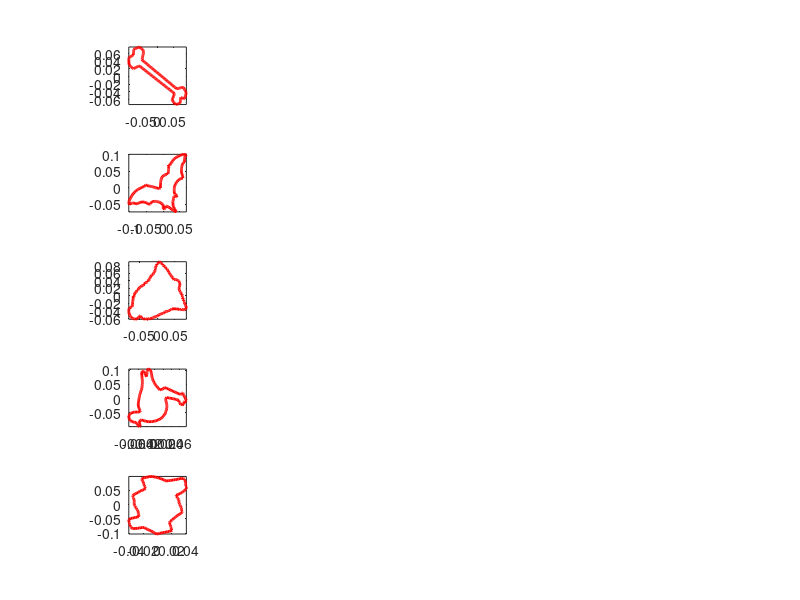

Write the MATLAB code that produced this figure. (Note: this script raises an error after producing the figure.)
clear
close all
load MPEG7_05
y0 = MPEG7_05;

dim_projs = [40, 20, 10];
examples = [1, 21, 41, 61, 81];



s_num = size(y0,2);
dim = size(y0,1);

H = -gallery('orthog',dim,4);
H(1,:) = [];


y0 = H'*H*y0;
for ii = 1:s_num 
    y0(:,ii) = y0(:,ii)/norm(y0(:,ii));
end

for ii = 1:length(examples)
    subplot(length(examples), 4, 1+4*(ii-1))
    plot(y0(:,examples(ii)),'r','linewidth',2)
    axis tight
    axis square
end

for dd = 1:length(dim_projs)

    dim_proj = dim_projs(dd);

    % principal geodesic analysis
    mu = mean_shape_riemann(y0,10);

    mulog = Log_map(mu,y0);
    mulogR = [real(mulog); imag(mulog)];
    [U S V] = svds(mulogR', dim_proj);
    tgvector_rec = (U*S*V')';



    tic


    ym= zeros(2, dim, s_num);
    for ii = 1:s_num 
        ym(:,:,ii) = [real(y0(:,ii)) imag(y0(:,ii))]';
    end

    % shape component analysis
    [yt U S] = shape_factor_analysis(ym, dim_proj);

    toc

    
    for ii = 1:length(examples)
        ytt = yt(:,:,examples(ii))*U';
        yc1 = ytt(1,:)' + 1i* ytt(2,:)';
        yc1 = yc1/norm(yc1);
        subplot(length(examples), 4, 1+dd+4*(ii-1))
        plot(yc1)
        axis tight
        axis square
    end
    
   
end

